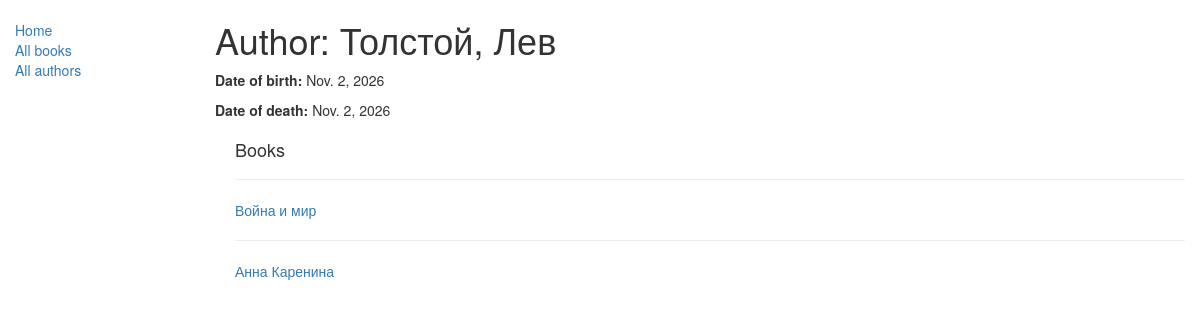
The app's page /catalog/author/3/ with its own data.
### catalog/models.py (models this page shows, shortened)
class Author(models.Model):
    first_name = models.CharField(max_length=100)
    last_name = models.CharField(max_length=100)
    date_of_birth = models.DateField(null=True, blank=True)
    date_of_death = models.DateField('Died', null=True, blank=True)

class Book(models.Model):
    title = models.CharField(max_length=200)
    author = models.ForeignKey('Author', on_delete=models.SET_NULL, null=True)
    summary = models.TextField(max_length=1000, help_text="Enter a brief description of the book")
    isbn = models.CharField('ISBN',max_length=13, help_text='13 Character <a href="https://www.isbn-international.org/content/what-isbn">ISBN number</a>')
    genre = models.ManyToManyField(Genre, help_text="Select a genre for this book")
    def get_absolute_url(self):
        return reverse('book-detail', args=[str(self.id)])
    def display_genre(self):
        """
        Creates a string for the Genre. This is required to display genre in Admin.
        """
        return ', '.join([ genre.name for genre in self.genre.all()[:3] ])
    display_genre.short_description = 'Genre'

### catalog/views.py (the view)
# urls.py: path('author/<int:pk>/', views.AuthorDetailView.as_view(), name='author-detail'),
class AuthorDetailView(generic.DetailView):
    model = Author

### catalog/templates/catalog/author_detail.html
{% extends "base_generic.html" %}
{% block content %}
  <h1>Author: {{ author.last_name }}, {{ author.first_name }}</h1>
  <p><strong>Date of birth:</strong> {{ author.date_of_birth }}</p>
  <p><strong>Date of death:</strong> {{ author.date_of_death }}</p>
  <div style="margin-left:20px;margin-top:20px">
    <h4>Books</h4>
    {% for book in author.book_set.all %}
      <hr>
      <p><a href="{{ book.get_absolute_url }}">{{ book.title }}</a></p>
    {% empty %}
      <p>У этого автора пока нет книг в базе.</p>
    {% endfor %}
  </div>
{% endblock %}

### records on screen
Author: last_name "Толстой", first_name "Лев", date_of_birth "Nov. 2, 2026", date_of_death "Nov. 2, 2026"
Book: title "Война и мир"
Book: title "Анна Каренина"
